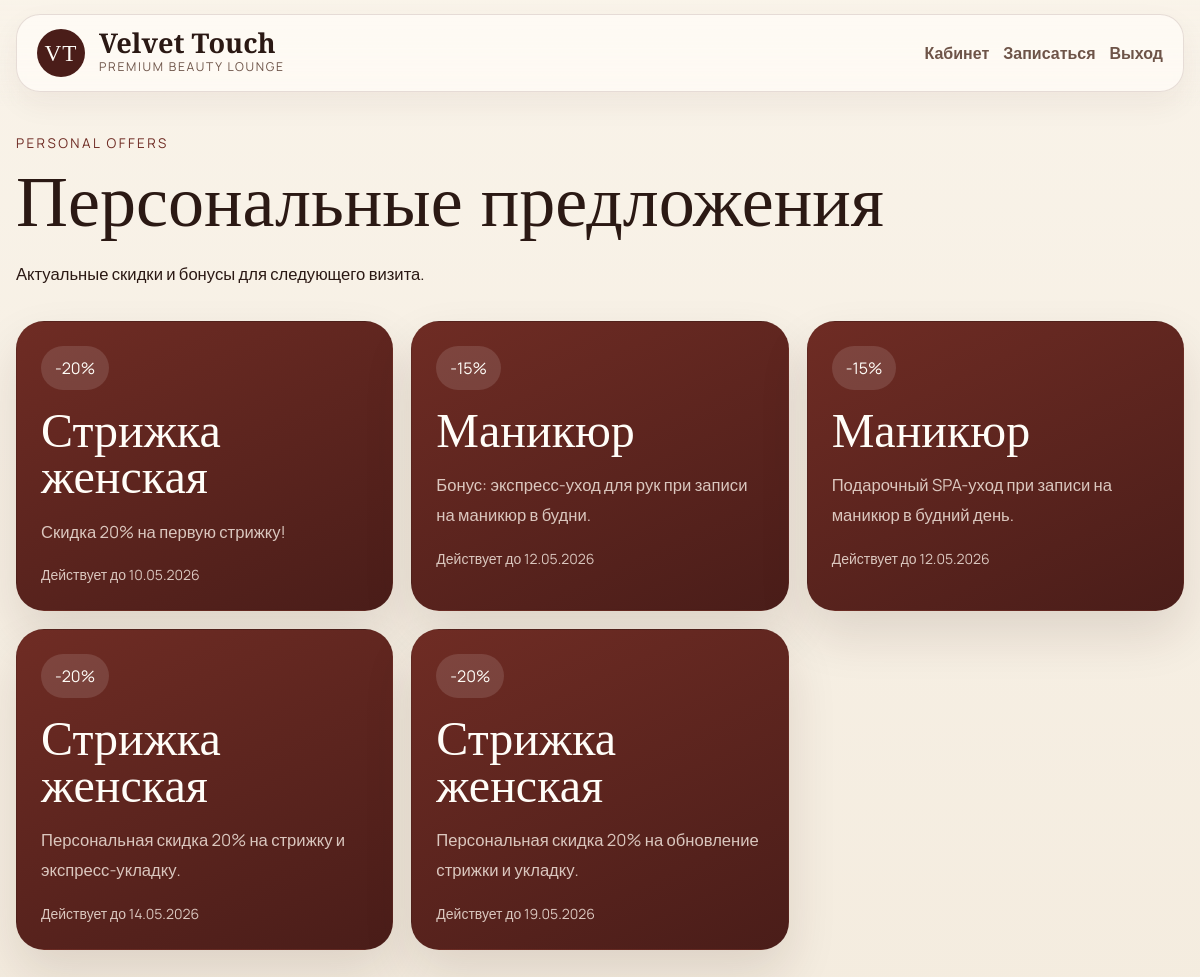
Page /offers (signed in) on the committed database.
### models.py (models this page shows)
class Offer(db.Model):
    __tablename__ = "offers"
    id = db.Column(db.Integer, primary_key=True)
    client_id = db.Column(db.Integer, db.ForeignKey("users.id"))
    service_id = db.Column(db.Integer, db.ForeignKey("services.id"))
    description = db.Column(db.String(200))
    discount_percent = db.Column(db.Integer, default=0)
    valid_until = db.Column(db.Date)
    service = db.relationship("Service")

class Service(db.Model):
    __tablename__ = "services"
    id = db.Column(db.Integer, primary_key=True)
    name = db.Column(db.String(100), nullable=False)
    duration = db.Column(db.Integer, nullable=False)
    price = db.Column(db.Float, nullable=False)
    description = db.Column(db.Text)

### app.py (the view)
@app.route("/offers")
@login_required
def offers():
    if current_user.is_admin:
        return redirect(url_for("admin_dashboard"))
    items = Offer.query.filter(
        Offer.client_id == current_user.id,
        Offer.valid_until >= datetime.now().date(),
    ).order_by(Offer.valid_until.asc()).all()
    return render_template("offers.html", offers=items)

### app.py (called while the page is built)
@login_manager.user_loader
def load_user(user_id):
    return db.session.get(User, int(user_id))

@app.context_processor
def inject_global_context():
    return {
        "now": datetime.now(),
        "salon_name": SALON_NAME,
    }

### templates/offers.html (shortened to what this page needs)
{% extends "base.html" %}
{% block content %}
<section class="simple-hero shell">
    <div>
        <span class="eyebrow">Personal offers</span>
        <h1>Персональные предложения</h1>
        <p>Актуальные скидки и бонусы для следующего визита.</p>
    </div>
</section>
<section class="shell offer-board">
    {% if offers %}
        {% for offer in offers %}
            <article class="offer-card">
                <span class="offer-mark">-{{ offer.discount_percent }}%</span>
                <h2>{{ offer.service.name }}</h2>
                <p>{{ offer.description }}</p>
                <small>Действует до {{ offer.valid_until.strftime('%d.%m.%Y') }}</small>
            </article>
        {% endfor %}
    {% else %}
        <article class="clean-card">
            <p class="muted-paragraph">Пока нет активных предложений.</p>
        </article>
    {% endif %}
</section>
{% endblock %}

### static/css/style.css (style rules this page uses)
:root { --cream: #f7f0e4; --cream-soft: #f1e7d8; --white: #fffdf8; --wine: #6f2c24; --wine-dark: #4a1d19; --wine-deep: #34120f; --green-accent: #314b43; --text: #2b1914; --muted: #6e5448; --line: rgba(87, 45, 36, 0.14); --shadow: 0 24px 50px rgba(61, 22, 16, 0.12); }
* { box-sizing: border-box; }
html { scroll-behavior: smooth; }
body { margin: 0; background: linear-gradient(180deg, #f9f3e9, #f4ecdf); color: var(--text); font-family: "Manrope", sans-serif; }
.shell, .section-shell { width: min(1360px, calc(100% - 32px)); margin: 0 auto; }
.brand-link strong, .editorial-hero h1, .editorial-cream-band h2, .story-copy h2, .section-heading-block h2, .simple-hero h1, .auth-info h1, .auth-card h2, .offer-card h2, .final-check-card h2, .funnel-card h2, .confirm-card h2, .landing-service-row strong, .master-card-copy h3, .detail-card h2, .testimonial-card p { font-family: "Cormorant Garamond", serif; }
.eyebrow { display: inline-block; margin-bottom: 16px; color: rgba(255, 244, 236, 0.82); font-size: 0.84rem; letter-spacing: 0.18em; text-transform: uppercase; }
.editorial-hero h1, .simple-hero h1, .auth-info h1, .booking-funnel-hero h1 { font-size: clamp(3rem, 6vw, 5.8rem); line-height: 0.92; margin: 0 0 24px; }
.editorial-hero-copy p, .editorial-cream-band p, .story-copy p, .simple-hero p, .muted-paragraph, .detail-note, .auth-info p, .auth-footer, .auth-card p, .offer-card p, .master-card-copy p, .booking-funnel-hero p, .muted-dark { font-size: 1.04rem; line-height: 1.8; }
.editorial-cream-band h2, .story-copy h2, .section-heading-block h2, .funnel-card h2, .confirm-card h2, .final-check-card h2, .detail-card h2, .auth-card h2, .offer-card h2 { font-size: clamp(2.3rem, 4vw, 4rem); line-height: 0.96; margin: 0 0 16px; }
.editorial-cream-band h2, .section-heading-block .eyebrow, .simple-hero .eyebrow, .booking-funnel-hero .eyebrow, .muted-dark { color: var(--wine); }
.masters-grid, .offer-board, .slot-grid { display: grid; gap: 18px; }
.master-card, .clean-card, .detail-card, .offer-card, .auth-card, .funnel-card, .confirm-card, .final-check-card { border-radius: 28px; border: 1px solid var(--line); background: rgba(255, 251, 246, 0.9); box-shadow: var(--shadow); }
.simple-hero, .booking-funnel-hero { padding: 24px 0 16px; }
.simple-hero, .booking-funnel-hero .section-shell { display: flex; justify-content: space-between; align-items: flex-end; gap: 20px; }
.clean-card, .detail-card, .offer-card, .auth-card, .funnel-card, .confirm-card, .final-check-card { padding: 24px; }
.offer-board { grid-template-columns: repeat(auto-fit, minmax(280px, 1fr)); }
.offer-card { background: linear-gradient(155deg, var(--wine), var(--wine-dark)); color: var(--white); }
.offer-card p, .offer-card small { color: rgba(255, 245, 236, 0.78); }
.offer-mark { display: inline-block; margin-bottom: 18px; padding: 10px 14px; border-radius: 999px; background: rgba(255, 255, 255, 0.12); }

### rows in the picture
Offer: discount_percent "20", service.name "Стрижка женская", description "Скидка 20% на первую стрижку!", valid_until "10.05.2026"
Offer: discount_percent "15", service.name "Маникюр", description "Бонус: экспресс-уход для рук при записи на маникюр в будни.", valid_until "12.05.2026"
Offer: discount_percent "15", service.name "Маникюр", description "Подарочный SPA-уход при записи на маникюр в будний день.", valid_until "12.05.2026"
Offer: discount_percent "20", service.name "Стрижка женская", description "Персональная скидка 20% на стрижку и экспресс-укладку.", valid_until "14.05.2026"
Offer: discount_percent "20", service.name "Стрижка женская", description "Персональная скидка 20% на обновление стрижки и укладку.", valid_until "19.05.2026"

### other values in the picture
{{ salon_name }} "Velvet Touch"
